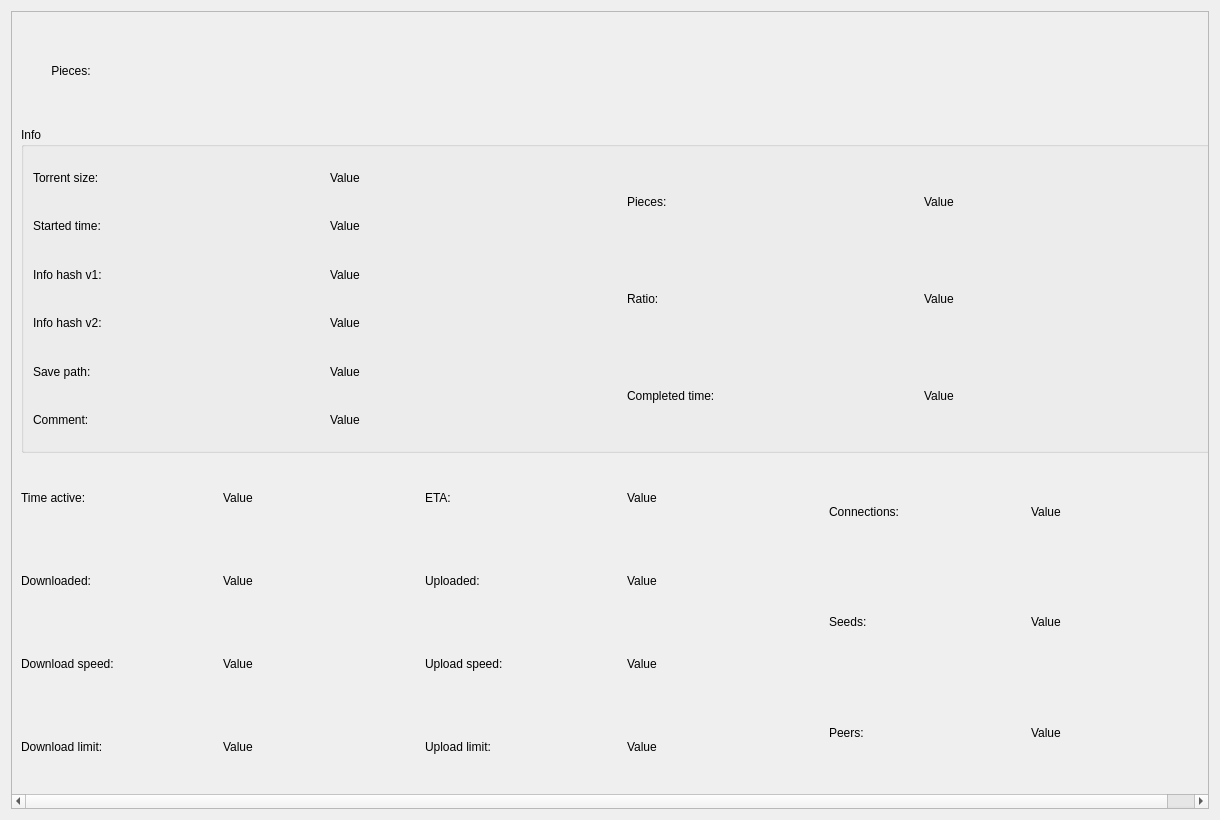
<?xml version="1.0" encoding="UTF-8"?>
<ui version="4.0">
 <class>GeneralInfoWidget</class>
 <widget class="QWidget" name="GeneralInfoWidget">
  <property name="geometry">
   <rect>
    <x>0</x>
    <y>0</y>
    <width>1220</width>
    <height>820</height>
   </rect>
  </property>
  <property name="windowTitle">
   <string>Form</string>
  </property>
  <layout class="QGridLayout" name="gridLayout">
   <item row="0" column="0">
    <widget class="QScrollArea" name="scrollArea">
     <property name="widgetResizable">
      <bool>true</bool>
     </property>
     <widget class="QWidget" name="scrollAreaWidgetContents_2">
      <property name="geometry">
       <rect>
        <x>0</x>
        <y>0</y>
        <width>1226</width>
        <height>786</height>
       </rect>
      </property>
      <layout class="QVBoxLayout" name="verticalLayout">
       <item>
        <layout class="QHBoxLayout" name="horizontalLayout_7">
         <property name="spacing">
          <number>6</number>
         </property>
         <item>
          <widget class="QLabel" name="label">
           <property name="sizePolicy">
            <sizepolicy hsizetype="Minimum" vsizetype="Preferred">
             <horstretch>0</horstretch>
             <verstretch>0</verstretch>
            </sizepolicy>
           </property>
           <property name="minimumSize">
            <size>
             <width>100</width>
             <height>0</height>
            </size>
           </property>
           <property name="maximumSize">
            <size>
             <width>30</width>
             <height>100</height>
            </size>
           </property>
           <property name="text">
            <string>Pieces:</string>
           </property>
           <property name="alignment">
            <set>Qt::AlignmentFlag::AlignCenter</set>
           </property>
          </widget>
         </item>
         <item>
          <widget class="PiecesBarWidget" name="piecesBar" native="true">
           <property name="sizePolicy">
            <sizepolicy hsizetype="MinimumExpanding" vsizetype="Minimum">
             <horstretch>0</horstretch>
             <verstretch>0</verstretch>
            </sizepolicy>
           </property>
           <property name="minimumSize">
            <size>
             <width>1100</width>
             <height>100</height>
            </size>
           </property>
           <property name="maximumSize">
            <size>
             <width>16777215</width>
             <height>100</height>
            </size>
           </property>
          </widget>
         </item>
        </layout>
       </item>
       <item>
        <widget class="QGroupBox" name="groupBox_2">
         <property name="title">
          <string>Info</string>
         </property>
         <layout class="QGridLayout" name="gridLayout_2">
          <item row="0" column="0">
           <layout class="QHBoxLayout" name="horizontalLayout_4">
            <item>
             <layout class="QVBoxLayout" name="verticalLayout_9">
              <item>
               <widget class="QLabel" name="torSizeLabel">
                <property name="sizePolicy">
                 <sizepolicy hsizetype="Preferred" vsizetype="Minimum">
                  <horstretch>0</horstretch>
                  <verstretch>0</verstretch>
                 </sizepolicy>
                </property>
                <property name="text">
                 <string>Torrent size:</string>
                </property>
               </widget>
              </item>
              <item>
               <widget class="QLabel" name="startTimeLabel">
                <property name="sizePolicy">
                 <sizepolicy hsizetype="Preferred" vsizetype="Minimum">
                  <horstretch>0</horstretch>
                  <verstretch>0</verstretch>
                 </sizepolicy>
                </property>
                <property name="text">
                 <string>Started time:</string>
                </property>
               </widget>
              </item>
              <item>
               <widget class="QLabel" name="infoHashV1Label">
                <property name="sizePolicy">
                 <sizepolicy hsizetype="Preferred" vsizetype="Minimum">
                  <horstretch>0</horstretch>
                  <verstretch>0</verstretch>
                 </sizepolicy>
                </property>
                <property name="text">
                 <string>Info hash v1:</string>
                </property>
               </widget>
              </item>
              <item>
               <widget class="QLabel" name="infoHashV2Label">
                <property name="sizePolicy">
                 <sizepolicy hsizetype="Preferred" vsizetype="Minimum">
                  <horstretch>0</horstretch>
                  <verstretch>0</verstretch>
                 </sizepolicy>
                </property>
                <property name="text">
                 <string>Info hash v2:</string>
                </property>
               </widget>
              </item>
              <item>
               <widget class="QLabel" name="savePathLabel">
                <property name="sizePolicy">
                 <sizepolicy hsizetype="Preferred" vsizetype="Minimum">
                  <horstretch>0</horstretch>
                  <verstretch>0</verstretch>
                 </sizepolicy>
                </property>
                <property name="text">
                 <string>Save path:</string>
                </property>
               </widget>
              </item>
              <item>
               <widget class="QLabel" name="commentLabel">
                <property name="sizePolicy">
                 <sizepolicy hsizetype="Preferred" vsizetype="Minimum">
                  <horstretch>0</horstretch>
                  <verstretch>0</verstretch>
                 </sizepolicy>
                </property>
                <property name="text">
                 <string>Comment:</string>
                </property>
               </widget>
              </item>
             </layout>
            </item>
            <item>
             <layout class="QVBoxLayout" name="verticalLayout_8">
              <item>
               <widget class="QLabel" name="torSizeValue">
                <property name="sizePolicy">
                 <sizepolicy hsizetype="Preferred" vsizetype="Minimum">
                  <horstretch>0</horstretch>
                  <verstretch>0</verstretch>
                 </sizepolicy>
                </property>
                <property name="text">
                 <string>Value</string>
                </property>
               </widget>
              </item>
              <item>
               <widget class="QLabel" name="startTimeValue">
                <property name="sizePolicy">
                 <sizepolicy hsizetype="Preferred" vsizetype="Minimum">
                  <horstretch>0</horstretch>
                  <verstretch>0</verstretch>
                 </sizepolicy>
                </property>
                <property name="text">
                 <string>Value</string>
                </property>
               </widget>
              </item>
              <item>
               <widget class="QLabel" name="infoHashV1Value">
                <property name="sizePolicy">
                 <sizepolicy hsizetype="Preferred" vsizetype="Minimum">
                  <horstretch>0</horstretch>
                  <verstretch>0</verstretch>
                 </sizepolicy>
                </property>
                <property name="text">
                 <string>Value</string>
                </property>
               </widget>
              </item>
              <item>
               <widget class="QLabel" name="infoHashV2Value">
                <property name="sizePolicy">
                 <sizepolicy hsizetype="Preferred" vsizetype="Minimum">
                  <horstretch>0</horstretch>
                  <verstretch>0</verstretch>
                 </sizepolicy>
                </property>
                <property name="text">
                 <string>Value</string>
                </property>
               </widget>
              </item>
              <item>
               <widget class="QLabel" name="savePathValue">
                <property name="sizePolicy">
                 <sizepolicy hsizetype="Preferred" vsizetype="Minimum">
                  <horstretch>0</horstretch>
                  <verstretch>0</verstretch>
                 </sizepolicy>
                </property>
                <property name="text">
                 <string>Value</string>
                </property>
               </widget>
              </item>
              <item>
               <widget class="QLabel" name="commentValue">
                <property name="sizePolicy">
                 <sizepolicy hsizetype="Preferred" vsizetype="Minimum">
                  <horstretch>0</horstretch>
                  <verstretch>0</verstretch>
                 </sizepolicy>
                </property>
                <property name="text">
                 <string>Value</string>
                </property>
               </widget>
              </item>
             </layout>
            </item>
           </layout>
          </item>
          <item row="0" column="1">
           <layout class="QHBoxLayout" name="horizontalLayout_5">
            <item>
             <layout class="QVBoxLayout" name="verticalLayout_10">
              <item>
               <widget class="QLabel" name="piecesLabel">
                <property name="sizePolicy">
                 <sizepolicy hsizetype="Preferred" vsizetype="Minimum">
                  <horstretch>0</horstretch>
                  <verstretch>0</verstretch>
                 </sizepolicy>
                </property>
                <property name="text">
                 <string>Pieces:</string>
                </property>
               </widget>
              </item>
              <item>
               <widget class="QLabel" name="ratioLabel">
                <property name="sizePolicy">
                 <sizepolicy hsizetype="Preferred" vsizetype="Minimum">
                  <horstretch>0</horstretch>
                  <verstretch>0</verstretch>
                 </sizepolicy>
                </property>
                <property name="text">
                 <string>Ratio:</string>
                </property>
               </widget>
              </item>
              <item>
               <widget class="QLabel" name="completionLabel">
                <property name="sizePolicy">
                 <sizepolicy hsizetype="Preferred" vsizetype="Minimum">
                  <horstretch>0</horstretch>
                  <verstretch>0</verstretch>
                 </sizepolicy>
                </property>
                <property name="text">
                 <string>Completed time:</string>
                </property>
               </widget>
              </item>
             </layout>
            </item>
            <item>
             <layout class="QVBoxLayout" name="verticalLayout_11">
              <item>
               <widget class="QLabel" name="piecesValue">
                <property name="sizePolicy">
                 <sizepolicy hsizetype="Preferred" vsizetype="Minimum">
                  <horstretch>0</horstretch>
                  <verstretch>0</verstretch>
                 </sizepolicy>
                </property>
                <property name="text">
                 <string>Value</string>
                </property>
               </widget>
              </item>
              <item>
               <widget class="QLabel" name="ratioValue">
                <property name="sizePolicy">
                 <sizepolicy hsizetype="Preferred" vsizetype="Minimum">
                  <horstretch>0</horstretch>
                  <verstretch>0</verstretch>
                 </sizepolicy>
                </property>
                <property name="text">
                 <string>Value</string>
                </property>
               </widget>
              </item>
              <item>
               <widget class="QLabel" name="completionValue">
                <property name="sizePolicy">
                 <sizepolicy hsizetype="Preferred" vsizetype="Minimum">
                  <horstretch>0</horstretch>
                  <verstretch>0</verstretch>
                 </sizepolicy>
                </property>
                <property name="text">
                 <string>Value</string>
                </property>
               </widget>
              </item>
             </layout>
            </item>
           </layout>
          </item>
         </layout>
        </widget>
       </item>
       <item>
        <layout class="QHBoxLayout" name="horizontalLayout_8">
         <item>
          <layout class="QHBoxLayout" name="horizontalLayout">
           <item>
            <layout class="QVBoxLayout" name="verticalLayout_2">
             <item>
              <widget class="QLabel" name="timeActLabel">
               <property name="sizePolicy">
                <sizepolicy hsizetype="Preferred" vsizetype="Minimum">
                 <horstretch>0</horstretch>
                 <verstretch>0</verstretch>
                </sizepolicy>
               </property>
               <property name="text">
                <string>Time active: </string>
               </property>
              </widget>
             </item>
             <item>
              <widget class="QLabel" name="downloadedLabel">
               <property name="sizePolicy">
                <sizepolicy hsizetype="Preferred" vsizetype="Minimum">
                 <horstretch>0</horstretch>
                 <verstretch>0</verstretch>
                </sizepolicy>
               </property>
               <property name="text">
                <string>Downloaded:</string>
               </property>
              </widget>
             </item>
             <item>
              <widget class="QLabel" name="downSpeedLabel">
               <property name="sizePolicy">
                <sizepolicy hsizetype="Preferred" vsizetype="Minimum">
                 <horstretch>0</horstretch>
                 <verstretch>0</verstretch>
                </sizepolicy>
               </property>
               <property name="text">
                <string>Download speed: </string>
               </property>
              </widget>
             </item>
             <item>
              <widget class="QLabel" name="downloadLimLabel">
               <property name="sizePolicy">
                <sizepolicy hsizetype="Preferred" vsizetype="Minimum">
                 <horstretch>0</horstretch>
                 <verstretch>0</verstretch>
                </sizepolicy>
               </property>
               <property name="text">
                <string>Download limit: </string>
               </property>
              </widget>
             </item>
            </layout>
           </item>
           <item>
            <layout class="QVBoxLayout" name="verticalLayout_3">
             <item>
              <widget class="QLabel" name="timeActValue">
               <property name="sizePolicy">
                <sizepolicy hsizetype="Preferred" vsizetype="Minimum">
                 <horstretch>0</horstretch>
                 <verstretch>0</verstretch>
                </sizepolicy>
               </property>
               <property name="text">
                <string>Value</string>
               </property>
              </widget>
             </item>
             <item>
              <widget class="QLabel" name="downloadedValue">
               <property name="sizePolicy">
                <sizepolicy hsizetype="Preferred" vsizetype="Minimum">
                 <horstretch>0</horstretch>
                 <verstretch>0</verstretch>
                </sizepolicy>
               </property>
               <property name="text">
                <string>Value</string>
               </property>
              </widget>
             </item>
             <item>
              <widget class="QLabel" name="downSpeedValue">
               <property name="sizePolicy">
                <sizepolicy hsizetype="Preferred" vsizetype="Minimum">
                 <horstretch>0</horstretch>
                 <verstretch>0</verstretch>
                </sizepolicy>
               </property>
               <property name="text">
                <string>Value</string>
               </property>
              </widget>
             </item>
             <item>
              <widget class="QLabel" name="downloadLimValue">
               <property name="sizePolicy">
                <sizepolicy hsizetype="Preferred" vsizetype="Minimum">
                 <horstretch>0</horstretch>
                 <verstretch>0</verstretch>
                </sizepolicy>
               </property>
               <property name="text">
                <string>Value</string>
               </property>
              </widget>
             </item>
            </layout>
           </item>
          </layout>
         </item>
         <item>
          <layout class="QHBoxLayout" name="horizontalLayout_2">
           <item>
            <layout class="QVBoxLayout" name="verticalLayout_4">
             <item>
              <widget class="QLabel" name="etaLabel">
               <property name="sizePolicy">
                <sizepolicy hsizetype="Preferred" vsizetype="Minimum">
                 <horstretch>0</horstretch>
                 <verstretch>0</verstretch>
                </sizepolicy>
               </property>
               <property name="text">
                <string>ETA:</string>
               </property>
              </widget>
             </item>
             <item>
              <widget class="QLabel" name="uploadedLabel">
               <property name="sizePolicy">
                <sizepolicy hsizetype="Preferred" vsizetype="Minimum">
                 <horstretch>0</horstretch>
                 <verstretch>0</verstretch>
                </sizepolicy>
               </property>
               <property name="text">
                <string>Uploaded:</string>
               </property>
              </widget>
             </item>
             <item>
              <widget class="QLabel" name="upSpeedLabel">
               <property name="sizePolicy">
                <sizepolicy hsizetype="Preferred" vsizetype="Minimum">
                 <horstretch>0</horstretch>
                 <verstretch>0</verstretch>
                </sizepolicy>
               </property>
               <property name="text">
                <string>Upload speed:</string>
               </property>
              </widget>
             </item>
             <item>
              <widget class="QLabel" name="uploadLimLabel">
               <property name="sizePolicy">
                <sizepolicy hsizetype="Preferred" vsizetype="Minimum">
                 <horstretch>0</horstretch>
                 <verstretch>0</verstretch>
                </sizepolicy>
               </property>
               <property name="text">
                <string>Upload limit:</string>
               </property>
              </widget>
             </item>
            </layout>
           </item>
           <item>
            <layout class="QVBoxLayout" name="verticalLayout_5">
             <item>
              <widget class="QLabel" name="etaValue">
               <property name="sizePolicy">
                <sizepolicy hsizetype="Preferred" vsizetype="Minimum">
                 <horstretch>0</horstretch>
                 <verstretch>0</verstretch>
                </sizepolicy>
               </property>
               <property name="text">
                <string>Value</string>
               </property>
              </widget>
             </item>
             <item>
              <widget class="QLabel" name="uploadedValue">
               <property name="sizePolicy">
                <sizepolicy hsizetype="Preferred" vsizetype="Minimum">
                 <horstretch>0</horstretch>
                 <verstretch>0</verstretch>
                </sizepolicy>
               </property>
               <property name="text">
                <string>Value</string>
               </property>
              </widget>
             </item>
             <item>
              <widget class="QLabel" name="upSpeedValue">
               <property name="sizePolicy">
                <sizepolicy hsizetype="Preferred" vsizetype="Minimum">
                 <horstretch>0</horstretch>
                 <verstretch>0</verstretch>
                </sizepolicy>
               </property>
               <property name="text">
                <string>Value</string>
               </property>
              </widget>
             </item>
             <item>
              <widget class="QLabel" name="uploadLimValue">
               <property name="sizePolicy">
                <sizepolicy hsizetype="Preferred" vsizetype="Minimum">
                 <horstretch>0</horstretch>
                 <verstretch>0</verstretch>
                </sizepolicy>
               </property>
               <property name="text">
                <string>Value</string>
               </property>
              </widget>
             </item>
            </layout>
           </item>
          </layout>
         </item>
         <item>
          <layout class="QHBoxLayout" name="horizontalLayout_3">
           <item>
            <layout class="QVBoxLayout" name="verticalLayout_6">
             <item>
              <widget class="QLabel" name="connectionsLabel">
               <property name="sizePolicy">
                <sizepolicy hsizetype="Preferred" vsizetype="Minimum">
                 <horstretch>0</horstretch>
                 <verstretch>0</verstretch>
                </sizepolicy>
               </property>
               <property name="text">
                <string>Connections:</string>
               </property>
              </widget>
             </item>
             <item>
              <widget class="QLabel" name="seedsLabel">
               <property name="sizePolicy">
                <sizepolicy hsizetype="Preferred" vsizetype="Minimum">
                 <horstretch>0</horstretch>
                 <verstretch>0</verstretch>
                </sizepolicy>
               </property>
               <property name="text">
                <string>Seeds:</string>
               </property>
              </widget>
             </item>
             <item>
              <widget class="QLabel" name="peersLabel">
               <property name="sizePolicy">
                <sizepolicy hsizetype="Preferred" vsizetype="Minimum">
                 <horstretch>0</horstretch>
                 <verstretch>0</verstretch>
                </sizepolicy>
               </property>
               <property name="text">
                <string>Peers:</string>
               </property>
              </widget>
             </item>
            </layout>
           </item>
           <item>
            <layout class="QVBoxLayout" name="verticalLayout_7">
             <item>
              <widget class="QLabel" name="connectionsValue">
               <property name="sizePolicy">
                <sizepolicy hsizetype="Preferred" vsizetype="Minimum">
                 <horstretch>0</horstretch>
                 <verstretch>0</verstretch>
                </sizepolicy>
               </property>
               <property name="text">
                <string>Value</string>
               </property>
              </widget>
             </item>
             <item>
              <widget class="QLabel" name="seedsValue">
               <property name="sizePolicy">
                <sizepolicy hsizetype="Preferred" vsizetype="Minimum">
                 <horstretch>0</horstretch>
                 <verstretch>0</verstretch>
                </sizepolicy>
               </property>
               <property name="text">
                <string>Value</string>
               </property>
              </widget>
             </item>
             <item>
              <widget class="QLabel" name="peersValue">
               <property name="sizePolicy">
                <sizepolicy hsizetype="Preferred" vsizetype="Minimum">
                 <horstretch>0</horstretch>
                 <verstretch>0</verstretch>
                </sizepolicy>
               </property>
               <property name="text">
                <string>Value</string>
               </property>
              </widget>
             </item>
            </layout>
           </item>
          </layout>
         </item>
        </layout>
       </item>
      </layout>
     </widget>
    </widget>
   </item>
  </layout>
 </widget>
 <customwidgets>
  <customwidget>
   <class>PiecesBarWidget</class>
   <extends>QWidget</extends>
   <header location="global">piecesbarwidget.h</header>
   <container>1</container>
  </customwidget>
 </customwidgets>
 <resources/>
 <connections/>
</ui>
